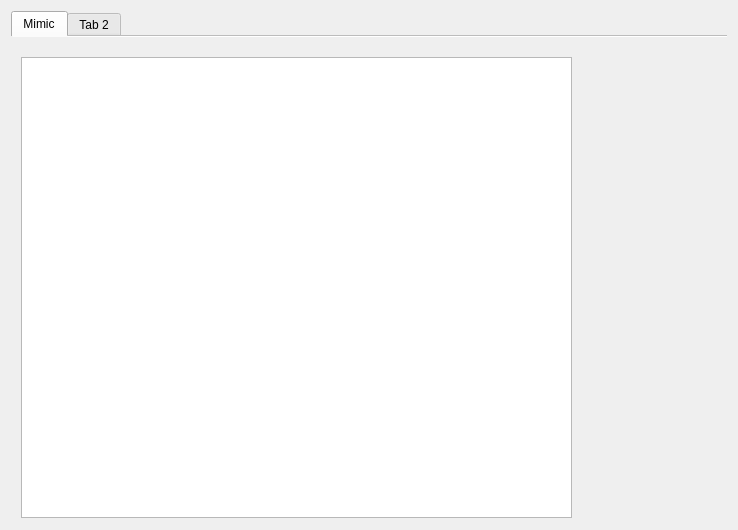
<?xml version="1.0" encoding="UTF-8"?>
<ui version="4.0">
 <class>dashForm</class>
 <widget class="QWidget" name="dashForm">
  <property name="geometry">
   <rect>
    <x>0</x>
    <y>0</y>
    <width>738</width>
    <height>530</height>
   </rect>
  </property>
  <property name="windowTitle">
   <string>Dash</string>
  </property>
  <layout class="QVBoxLayout" name="verticalLayout">
   <item>
    <widget class="QTabWidget" name="tabWidget">
     <property name="tabPosition">
      <enum>QTabWidget::North</enum>
     </property>
     <property name="tabShape">
      <enum>QTabWidget::Rounded</enum>
     </property>
     <property name="currentIndex">
      <number>0</number>
     </property>
     <property name="elideMode">
      <enum>Qt::ElideRight</enum>
     </property>
     <property name="usesScrollButtons">
      <bool>false</bool>
     </property>
     <property name="documentMode">
      <bool>true</bool>
     </property>
     <property name="tabsClosable">
      <bool>false</bool>
     </property>
     <property name="movable">
      <bool>true</bool>
     </property>
     <widget class="QWidget" name="tab1">
      <attribute name="title">
       <string>Mimic</string>
      </attribute>
      <widget class="QGraphicsView" name="gvw">
       <property name="geometry">
        <rect>
         <x>10</x>
         <y>20</y>
         <width>551</width>
         <height>461</height>
        </rect>
       </property>
      </widget>
     </widget>
     <widget class="QWidget" name="tab_2">
      <attribute name="title">
       <string>Tab 2</string>
      </attribute>
     </widget>
    </widget>
   </item>
  </layout>
 </widget>
 <resources/>
 <connections/>
</ui>
